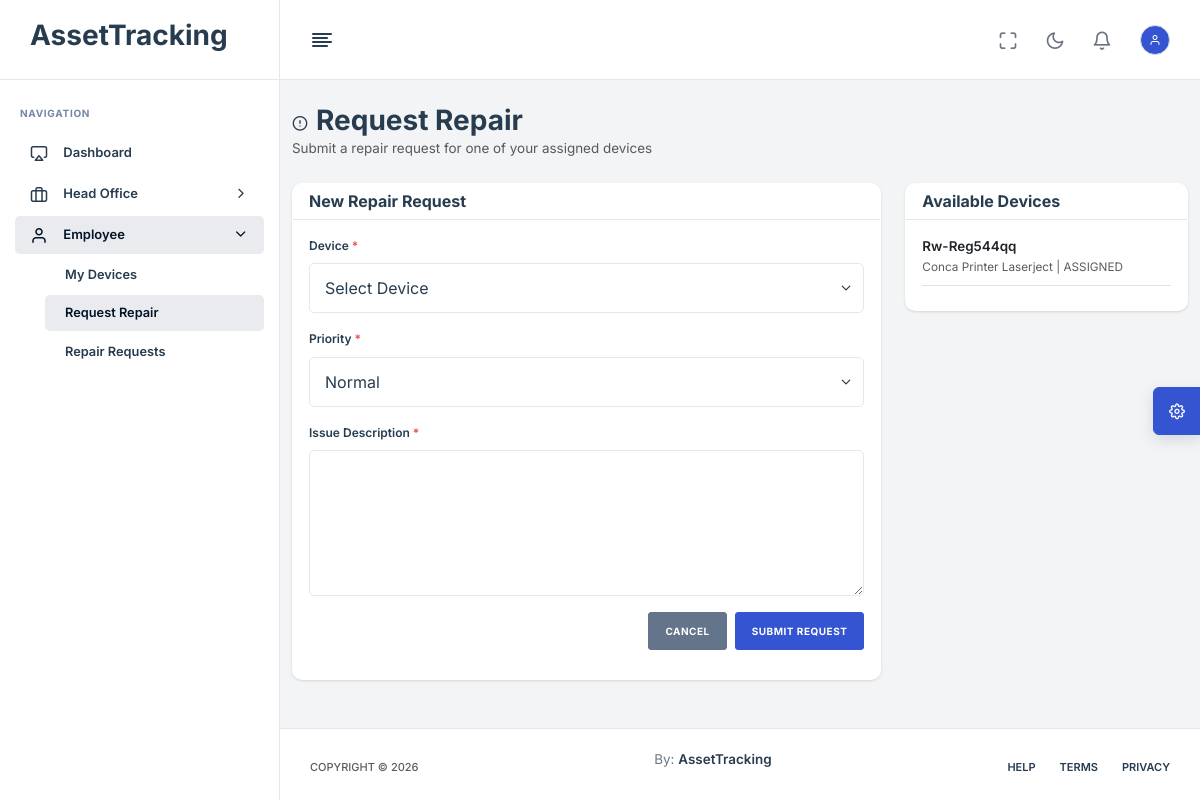
Page /employee/request-repair/ (signed in) on the earlier database version.
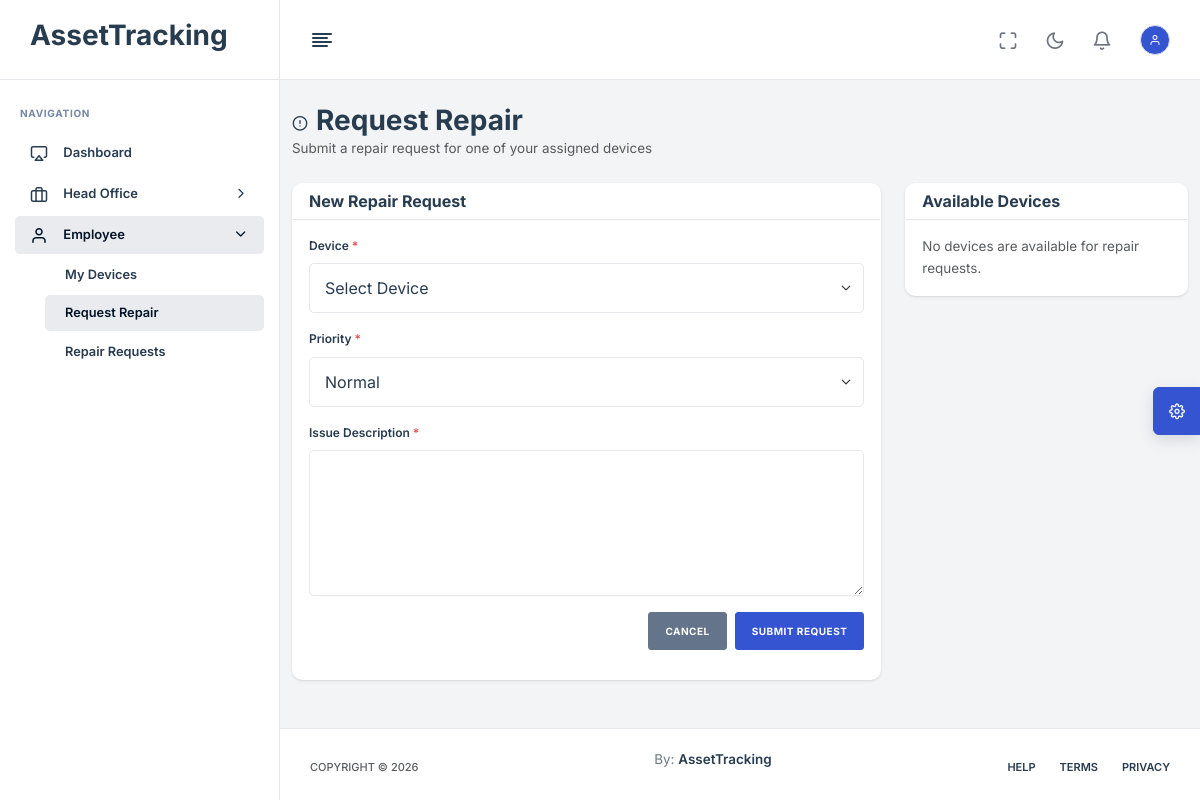
Same page on the later database version.
### App/models.py (models this page shows, shortened)
class Device(models.Model):
    STATUS_CHOICES = [
        ('AVAILABLE', 'Available'),
        ('ASSIGNED', 'Assigned'),
        ('PENDING_RETURN', 'Pending Return'),
        ('IN_REPAIR', 'In Repair'),
        ('COMPLETED', 'Completed'),
        ('REPAIRED', 'Repaired'),
        ('MISSING', 'Missing'),
        ('RETIRED', 'Retired'),
    ]
    LOCATION_CHOICES = [
        ('HEAD_OFFICE', 'Head Office'),
        ('BRANCH', 'Branch'),
        ('EMPLOYEE', 'Employee'),
    ]
    device_type = models.CharField(max_length=50)
    brand = models.CharField(max_length=100)
    model = models.CharField(max_length=100)
    serial_number = models.CharField(max_length=100, unique=True)
    company_tag = models.CharField(max_length=100, unique=True)  # QR / Barcode
    purchase_date = models.DateField(null=True, blank=True)
    warranty_expiry = models.DateField(null=True, blank=True)
    status = models.CharField(max_length=20, choices=STATUS_CHOICES, default='AVAILABLE')
    assigned_employee = models.ForeignKey('Employee', null=True, blank=True, on_delete=models.SET_NULL)
    assigned_branch = models.ForeignKey('Branch', null=True, blank=True, on_delete=models.SET_NULL)
    location_type = models.CharField(max_length=20, choices=LOCATION_CHOICES, default='HEAD_OFFICE')
    current_location = models.CharField(max_length=255, default="Head Office")
    condition_notes = models.TextField(blank=True)

### App/views.py (the view)
# urls.py: path("employee/request-repair/", employee_request_repair, name="employee_request_repair"),
@login_required
@role_required("HEAD_OFFICE", "BRANCH_MANAGER", "TECHNICIAN", "EMPLOYEE")
def employee_request_repair(request):
    employee = _employee_for_user(request.user)
    devices = Device.objects.filter(assigned_employee=employee).exclude(status__in=["RETIRED", "MISSING"]) if employee else Device.objects.none()
    if employee:
        open_device_ids = RepairRequest.objects.filter(
            employee=employee,
            status__in=["PENDING", "APPROVED", "IN_PROGRESS"],
        ).values_list("device_id", flat=True)
        devices = devices.exclude(id__in=open_device_ids)
    return render(request, "Employee/RequestRepair.html", {"employee": employee, "devices": devices})

### App/views.py (called while the page is built)
def _employee_for_user(user):
    return Employee.objects.select_related("branch", "department").filter(user=user).first()

### templates/Employee/RequestRepair.html (shortened to what this page needs)
{% extends 'base.html' %}
{% load static %}
{% block content %}
<div class="container-fluid py-4">
    <div class="row mb-4">
        <div class="col-12">
            <h1 class="h3 mb-0"><i class="feather-alert-circle me-2"></i>Request Repair</h1>
            <p class="text-muted mb-0">Submit a repair request for one of your assigned devices</p>
        </div>
    </div>
    <div class="row">
        <div class="col-lg-8">
            <div class="card">
                <div class="card-header"><h5 class="card-title mb-0">New Repair Request</h5></div>
                <form id="requestRepairForm" class="card-body">
                    <div class="mb-3">
                        <label class="form-label">Device <span class="text-danger">*</span></label>
                        <select class="form-select" id="deviceId" required>
                            <option value="">Select Device</option>
                        </select>
                    </div>
                    <div class="mb-3">
                        <label class="form-label">Priority <span class="text-danger">*</span></label>
                        <select class="form-select" id="priority" required>
                            <option value="NORMAL">Normal</option>
                        </select>
                    </div>
                    <div class="mb-3">
                        <label class="form-label">Issue Description <span class="text-danger">*</span></label>
                        <textarea class="form-control" id="issueDescription" rows="5" required></textarea>
                    </div>
                    <div class="d-flex justify-content-end gap-2">
                        <a class="btn btn-secondary" href="{% url 'employee_repair_requests' %}">Cancel</a>
                        <button type="submit" class="btn btn-primary">Submit Request</button>
                    </div>
                </form>
            </div>
        </div>
        <div class="col-lg-4">
            <div class="card">
                <div class="card-header"><h5 class="card-title mb-0">Available Devices</h5></div>
                <div class="card-body">
                    {% for device in devices %}
                    <div class="border-bottom pb-2 mb-2">
                        <strong>{{ device.company_tag }}</strong>
                        <div class="small text-muted">{{ device.device_type }} | {{ device.status }}</div>
                    </div>
                    {% empty %}
                    <p class="text-muted mb-0">No devices are available for repair requests.</p>
                    {% endfor %}
                </div>
            </div>
        </div>
    </div>
</div>
{% endblock %}

Differences in the rows shown:
removed Device: company_tag "Rw-Reg544qq", device_type "Conca Printer Laserject", status "ASSIGNED"
Other differences:
text now shown: "No devices are available for repair requests."
